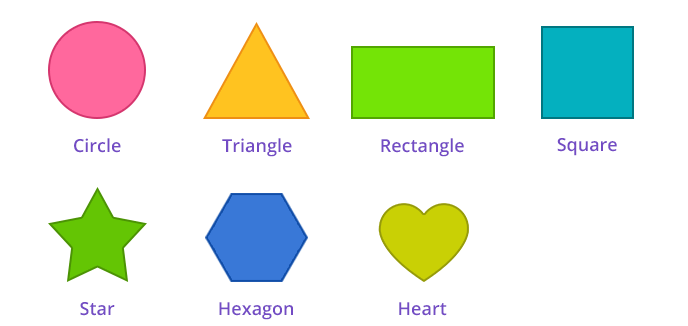
#> input picture Open CV/Resources/shapes.png, 688 x 326 px
$ python ShapeDetection.py
#> lines starting #> are read from the running program, lines starting #| are printed output that depends on the picture; after the words box and inside, x2 and y2 are one past the last pixel; in counts of white or black regions, pixels touching at a corner belong together
# -*- coding: utf-8 -*-
"""
Created on Fri Jun 26 00:15:23 2020

@author: Ishan SS
"""

import cv2
import numpy as np

def stackImages(scale,imgArray):
    rows = len(imgArray)
    cols = len(imgArray[0])
    rowsAvailable = isinstance(imgArray[0], list)
    width = imgArray[0][0].shape[1]
    height = imgArray[0][0].shape[0]
    if rowsAvailable:
        for x in range ( 0, rows):
            for y in range(0, cols):
                if imgArray[x][y].shape[:2] == imgArray[0][0].shape [:2]:
                    imgArray[x][y] = cv2.resize(imgArray[x][y], (0, 0), None, scale, scale)
                else:
                    imgArray[x][y] = cv2.resize(imgArray[x][y], (imgArray[0][0].shape[1], imgArray[0][0].shape[0]), None, scale, scale)
                if len(imgArray[x][y].shape) == 2: imgArray[x][y]= cv2.cvtColor( imgArray[x][y], cv2.COLOR_GRAY2BGR)
        imageBlank = np.zeros((height, width, 3), np.uint8)
        hor = [imageBlank]*rows
        hor_con = [imageBlank]*rows
        for x in range(0, rows):
            hor[x] = np.hstack(imgArray[x])
        ver = np.vstack(hor)
    else:
        for x in range(0, rows):
            if imgArray[x].shape[:2] == imgArray[0].shape[:2]:
                imgArray[x] = cv2.resize(imgArray[x], (0, 0), None, scale, scale)
            else:
                imgArray[x] = cv2.resize(imgArray[x], (imgArray[0].shape[1], imgArray[0].shape[0]), None,scale, scale)
            if len(imgArray[x].shape) == 2: imgArray[x] = cv2.cvtColor(imgArray[x], cv2.COLOR_GRAY2BGR)
        hor= np.hstack(imgArray)
        ver = hor
    return ver

path='Resources/shapes.png'
img=cv2.imread(path)
#> img is the input picture: shape (326, 688, 3); mean B, G, R 219.8, 235.4, 226.8
imgContour=img.copy()

def getContours(img):
    contours,hierarchy=cv2.findContours(img,cv2.RETR_EXTERNAL,cv2.CHAIN_APPROX_NONE)
    for cnt in contours:
        area=cv2.contourArea(cnt)
        print()
        print(area)
        if area>500:
            cv2.drawContours(imgContour,cnt,-1,(0,0,0),3)
            perimeter=cv2.arcLength(cnt,True)
            print(perimeter)
            approx=cv2.approxPolyDP(cnt,0.02*perimeter,True)
            print(len(approx))
            objCorners=len(approx)
            x,y,w,h=cv2.boundingRect(approx)
            if objCorners==3:
                objType="Tri"
            elif objCorners==4:
                aspRatio=w/float(h)
                if aspRatio>0.95 and aspRatio<1.05:
                    objType="Square"
                else:
                    objType="Rect"
            elif objCorners==5:
                objType="Pent"
            elif objCorners==6:
                objType="Hex"
            elif objCorners==10:
                objType="Star"
            else:
                objType="Poly"

            cv2.rectangle(imgContour,(x,y),(x+w,y+h),(0,255,0),2)
            cv2.putText(imgContour,objType,(x+(w//2)-10,y+(h//2)-10),cv2.FONT_HERSHEY_COMPLEX,0.5,(0,255,255),2)
            print()

imgGray=cv2.cvtColor(img,cv2.COLOR_BGR2GRAY)
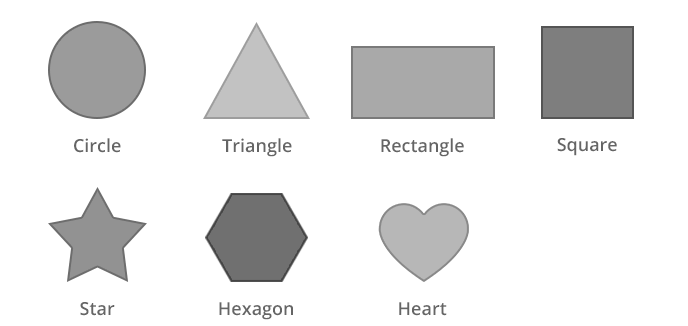
#> imgGray: shape (326, 688); min 69, max 255, mean 231
imgBlur=cv2.GaussianBlur(imgGray,(7,7),1)
imgCanny=cv2.Canny(imgBlur,50,50)
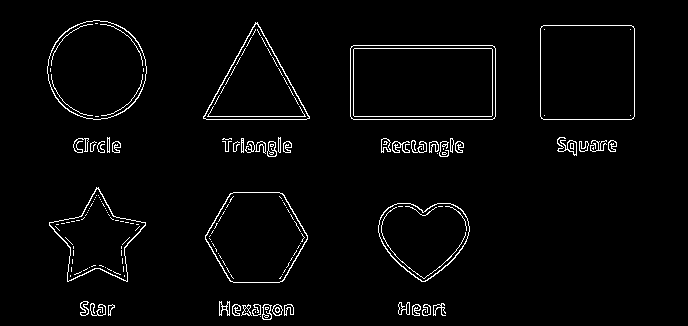
#> imgCanny: shape (326, 688); 2.8% white in thin lines or dots, all inside (x1, y1, x2, y2) = (47, 20, 635, 320)
getContours(imgCanny)
#> in getContours, `contours,hierarchy=cv2.findContours(img,cv2.RETR_EXTERNAL,cv2.CHAIN_AP..`: contours = 55 contours, 21 with area under 20; largest, box (x1, y1, x2, y2) and area: (350, 45, 496, 120) 10714, (540, 25, 635, 120) 8820, (47, 20, 147, 120) 7630, (205, 192, 308, 283) 6975, (203, 22, 310, 120) 5330
#> the loop in getContours, `for cnt in contours:` made 55 passes
#> (area, perimeter, approx, objCorners, x, y, w, h) on passes 52 to 53: (10714, 433.3, [[350, 48], [353, 119], [495, 116], [492, 45]], 4, 350, 45, 146, 75), (8820, 371.3, [[541, 26], [541, 118], [633, 118], [633, 26]], 4, 541, 26, 93, 93)
#> (area, perimeter, approx, objCorners, x, y, w, h) on pass 54: (5330, 344.7, [[255, 22], [203, 118], [309, 118]], 3, 203, 22, 107, 97)
#| 0.0
#| 0.0
#| 0.0
#| 0.0
#| 7.5
#| 64.5
#| 61.0
#| 83.5
#> (further printed lines are left out)
#> after the loop in getContours, `for cnt in contours:`:
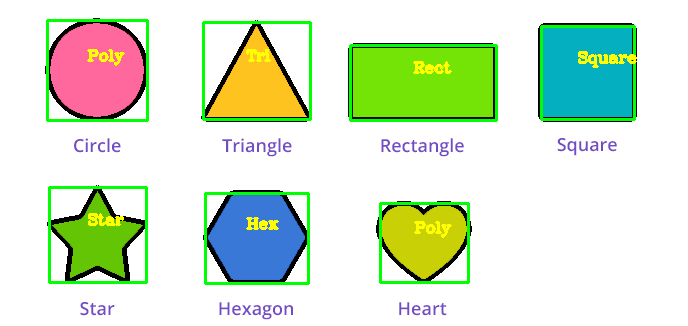
#> imgContour: shape (326, 688, 3); 7.69% of pixels changed, all inside (x1, y1, x2, y2) = (45, 18, 637, 285)
imgBlank=np.zeros_like(img)
imgStack=stackImages(0.6,([img,imgGray,imgBlur],[imgCanny,imgContour,imgBlank]))
#> after the loop in stackImages, `for x in range(0, rows):`: hor = 2 items
#> in stackImages, `ver = np.vstack(hor)`:
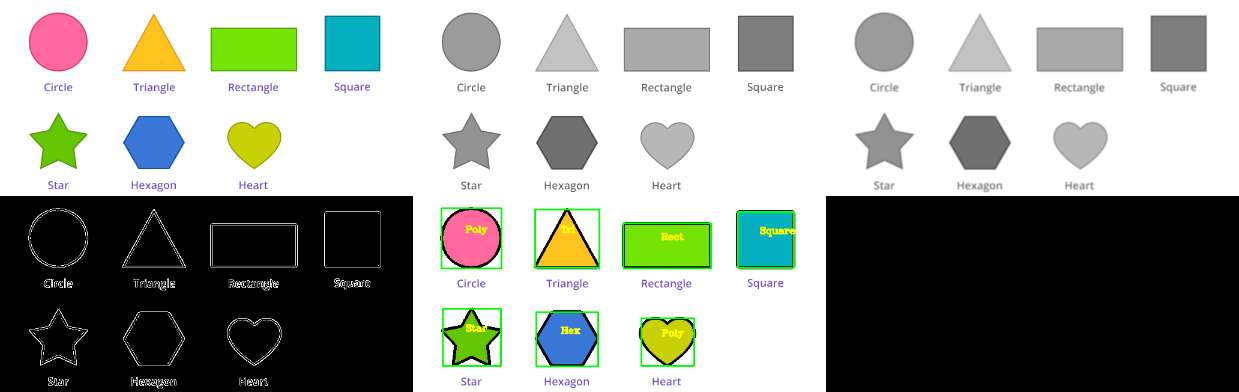
#> ver: shape (392, 1239, 3); mean of channels 0, 1, 2 149.1, 155.8, 151.6; drawn as B, G, R
cv2.imshow("Output",imgStack)
cv2.waitKey(0)
